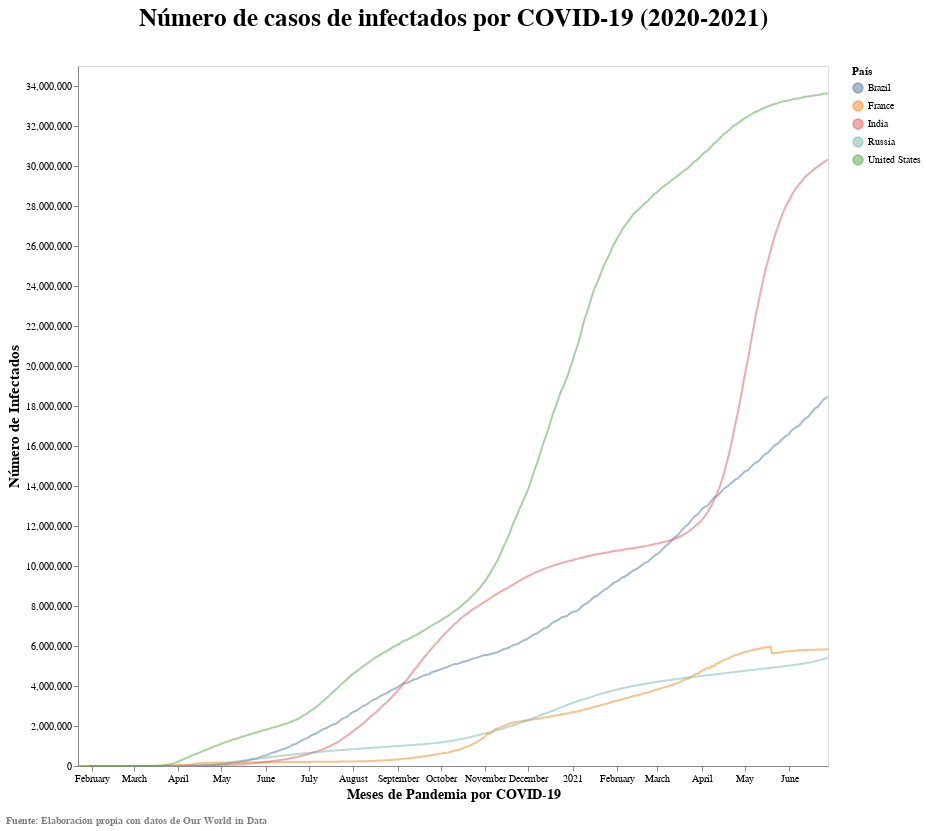

Notebook source saved alongside this figure:
### Code cell
# Primero creamos una variable para realizar la selección inteactiva que tendrá el gráfico de líneas
nearest = alt.selection(type='single', nearest=True, on='mouseover',
                        fields=['fecha'], empty='none')

# Ahora creamos el gráfico de líneas del número de infectados por COVID entre el 2020 y 2021 para los países elegidos
plot1 = alt.Chart(graf1).mark_line(size=2).encode(
    alt.X('fecha:T',
         axis=alt.Axis(title='Meses de Pandemia por COVID-19', titleFontSize=14, grid=False)),
    alt.Y('casos totales:Q',
         axis=alt.Axis(title='Número de Infectados', titleFontSize=15, grid=False)),
     color='País:N',
     opacity=alt.value(0.5)
)
# Está línea de código es para crear los selectores que interactuarán a lo largo del gráfico mientras movamos el cursor

selectors = alt.Chart(graf1).mark_point().encode(
    x='fecha:T',
    opacity=alt.value(0),
).add_selection(
    nearest
)
    
    
# Aquí creamos los puntos que se resaltarán en la selección
points = plot1.mark_point().encode(
    opacity=alt.condition(nearest, alt.value(1), alt.value(0))
)

# Y estas son las etiquetas que se mostrarán con los puntos, en este caso, nos interesa saber 
# el número de casos totales de infectados
text = plot1.mark_text(align='left', dx=5, dy=-5).encode(
    text=alt.condition(nearest, 'casos totales:Q', alt.value(' '))
)

# Añadimos una regla que nos muetres cómo nos desplazamos por las curvas a lo largo de las fechas
rules = alt.Chart(graf1).mark_rule(color='gray').encode(
    x='fecha:T',
).transform_filter(
    nearest
)
# Ahora que tenemos todas las capas necesarias, las unimos en una sola llamada "final1". 
#Además, añadimos el título al gráfico
    
final1 = alt.layer(
    plot1, selectors, points, rules, text
).properties(title=alt.TitleParams(
    "Número de casos de infectados por COVID-19 (2020-2021)",
    color='black',
fontSize = 25,
dy = -30), width=750, height=700)

# Finalmente, dado que Altair no posee una sintaxis propia para añadir pie de página,
# utilizamos la instrucción "concat" para crear un segundo título que servirá como pie
# de página para colocar la fuente del gráfico respectiva 
    
alt.concat(final1,
    title=alt.TitleParams(
        'Fuente: Elaboración propia con datos de Our World in Data ',
        color='gray',
        baseline='bottom',
        orient='bottom',
        anchor='start',
        dy = 20,
        fontSize= 10
    )
)

### Figure 1 — Vega-Lite specification as saved in the notebook (floating-point values rounded to 4 significant figures; data arrays with more than 128 entries replaced by an {"elided": "..."} marker saying what was removed)
{"config": {"view": {"continuousWidth": 400, "continuousHeight": 300}}, "concat": [{"layer": [{"mark": {"type": "line", "size": 2}, "encoding": {"color": {"type": "nominal", "field": "País"}, "opacity": {"value": 0.5}, "x": {"type": "temporal", "axis": {"grid": false, "title": "Meses de Pandemia por COVID-19", "titleFontSize": 14}, "field": "fecha"}, "y": {"type": "quantitative", "axis": {"grid": false, "title": "Número de Infectados", "titleFontSize": 15}, "field": "casos totales"}}}, {"mark": "point", "encoding": {"opacity": {"value": 0}, "x": {"type": "temporal", "field": "fecha"}}, "selection": {"selector001": {"type": "single", "nearest": true, "on": "mouseover", "fields": ["fecha"], "empty": "none"}}}, {"mark": "point", "encoding": {"color": {"type": "nominal", "field": "País"}, "opacity": {"condition": {"value": 1, "selection": "selector001"}, "value": 0}, "x": {"type": "temporal", "axis": {"grid": false, "title": "Meses de Pandemia por COVID-19", "titleFontSize": 14}, "field": "fecha"}, "y": {"type": "quantitative", "axis": {"grid": false, "title": "Número de Infectados", "titleFontSize": 15}, "field": "casos totales"}}}, {"mark": {"type": "rule", "color": "gray"}, "encoding": {"x": {"type": "temporal", "field": "fecha"}}, "transform": [{"filter": {"selection": "selector001"}}]}, {"mark": {"type": "text", "align": "left", "dx": 5, "dy": -5}, "encoding": {"color": {"type": "nominal", "field": "País"}, "opacity": {"value": 0.5}, "text": {"condition": {"type": "quantitative", "field": "casos totales", "selection": "selector001"}, "value": " "}, "x": {"type": "temporal", "axis": {"grid": false, "title": "Meses de Pandemia por COVID-19", "titleFontSize": 14}, "field": "fecha"}, "y": {"type": "quantitative", "axis": {"grid": false, "title": "Número de Infectados", "titleFontSize": 15}, "field": "casos totales"}}}], "height": 700, "title": {"text": "Número de casos de infectados por COVID-19 (2020-2021)", "color": "black", "dy": -30, "fontSize": 25}, "width": 750}], "data": {"name": "data-97f924f44d11fc71e61618bcfbfc46cc"}, "title": {"text": "Fuente: Elaboración propia con datos de Our World in Data ", "anchor": "start", "baseline": "bottom", "color": "gray", "dy": 20, "fontSize": 10, "orient": "bottom"}, "$schema": "https://vega.github.io/schema/vega-lite/v4.8.1.json", "datasets": {"data-97f924f44d11fc71e61618bcfbfc46cc": {"elided": "2566 records"}}}
